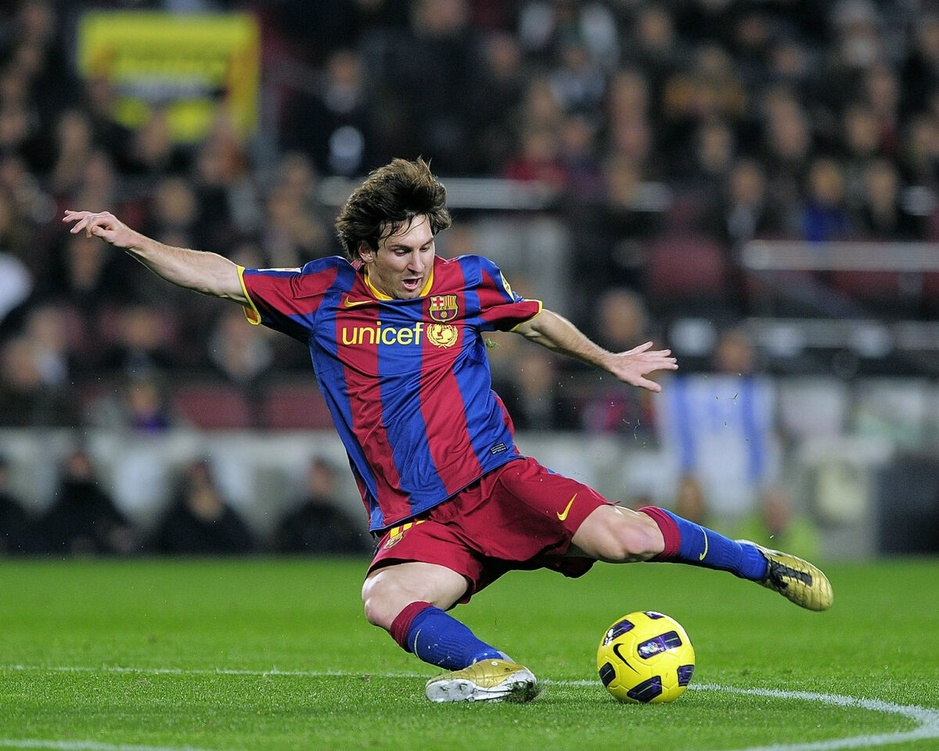
#> input picture OpenCV/3 Image Processing in OpenCV/12 - Template Matching/messi5.jpg, 939 x 751 px, shrunk from 1200 x 960 before the run
$ python template_matching.py
#> lines starting #> are read from the running program, lines starting #| are printed output that depends on the picture
import cv2 as cv
import numpy as np
from matplotlib import pyplot as plt

img = cv.imread('messi5.jpg', cv.IMREAD_GRAYSCALE)
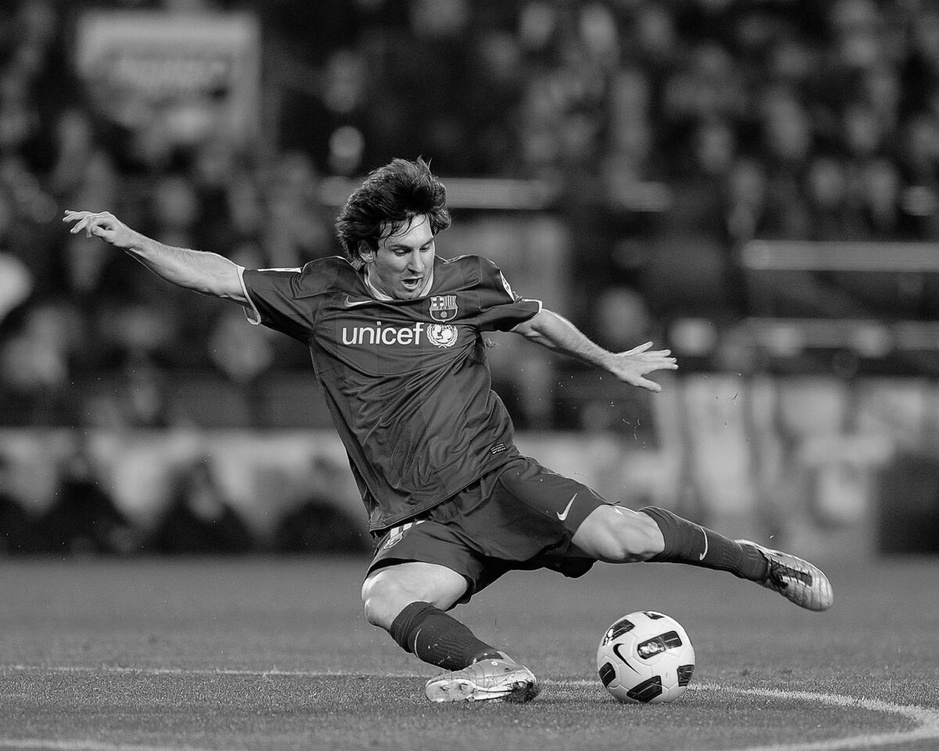
#> img: shape (751, 939); min 0, max 255, mean 84.6
assert img is not None, 'try os.path.exists() for img'
img2 = img.copy()
template = cv.imread('template.jpg', cv.IMREAD_GRAYSCALE)
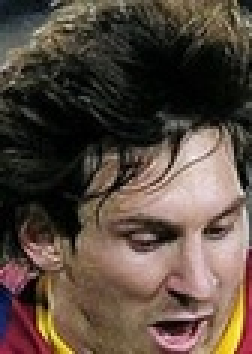
#> input picture OpenCV/3 Image Processing in OpenCV/12 - Template Matching/template.jpg, 84 x 118 px, shrunk from 107 x 151 before the run (shown 3 times larger)
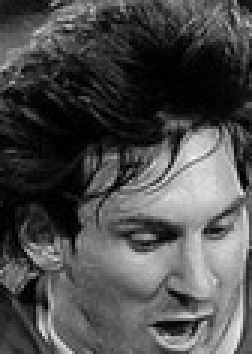
#> template: shape (118, 84) (shown 3 times larger); min 0, max 247, mean 76.6
assert template is not None, 'try os.path.exists() for template'
w,h = template.shape[::-1]
#> w = 84; h = 118

# all the 6 methods for comparrison in a list
methods = ['TM_CCOEFF', 'TM_CCOEFF_NORMED', 'TM_CCORR',
           'TM_CCORR_NORMED', 'TM_SQDIFF', 'TM_SQDIFF_NORMED']

for meth in methods:
    img = img2.copy()
    method = getattr(cv, meth) # change meth to individual method to check each one. tm_ccorr isn't that good
    # apply template matching
    res = cv.matchTemplate(img,template,method)
    min_val, max_val, min_loc, max_loc = cv.minMaxLoc(res)

    # if the method is tm_sqdiff or tm_sqdiff_normed, take minimum
    if method in [cv.TM_SQDIFF, cv.TM_SQDIFF_NORMED]:
        top_left = min_loc
    else:
        top_left = max_loc
    bottom_right = (top_left[0] + w, top_left[1] + h)

    cv.rectangle(img,top_left, bottom_right,255,2)

    plt.subplot(121),plt.imshow(res,cmap = 'gray')
    plt.title('Matching Result'), plt.xticks([]), plt.yticks([])
    plt.subplot(122),plt.imshow(img,cmap = 'gray')
    plt.title('Detected Point'), plt.xticks([]), plt.yticks([])
    plt.suptitle(meth)

    plt.show()
#> this loop made 6 passes
#> (min_val, max_val, min_loc, top_left, bottom_right) on passes 1 to 4: (-21687090, 36119688, (366, 554), (352, 172), (436, 290)), (-0.658, 0.995, (855, 388), (352, 172), (436, 290)), (18278208, 124389504, (392, 40), (596, 563), (680, 681)), (0.427, 0.998, (53, 203), (352, 172), (436, 290))
#> (min_val, max_val, max_loc, top_left, bottom_right) on passes 5 to 6: (332520, 146433504, (616, 613), (352, 172), (436, 290)), (0.00352, 1, (0, 0), (352, 172), (436, 290))
#> pass 1, `res = cv.matchTemplate(img,template,method)`:
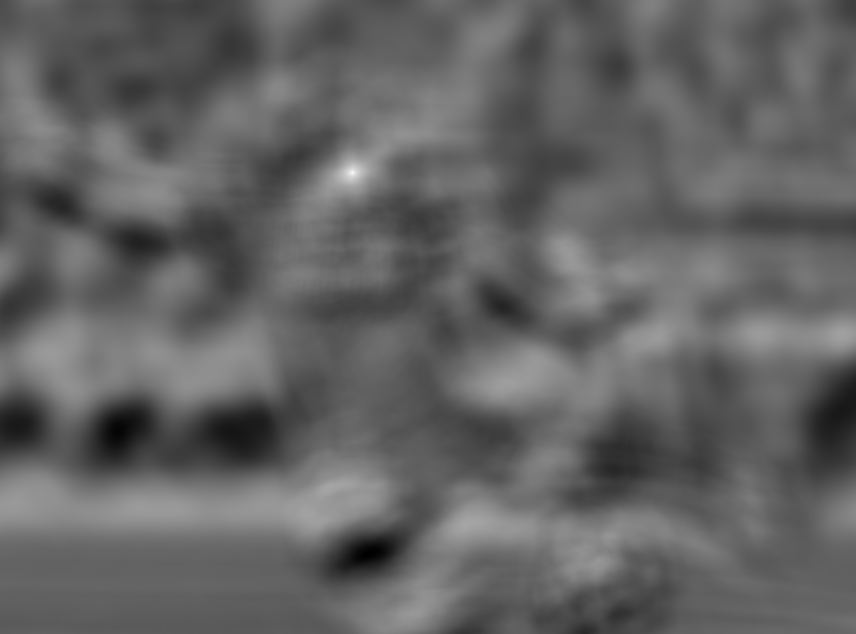
#> res: shape (634, 856) float32; min -21687090, max 36119688, mean 826037; drawn with min black and max white
#> pass 1, `plt.show()`:
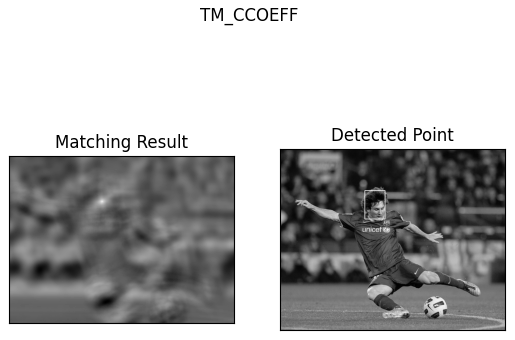
#> figure drawn by matplotlib, 2 panels
#> pass 3, `res = cv.matchTemplate(img,template,method)`:
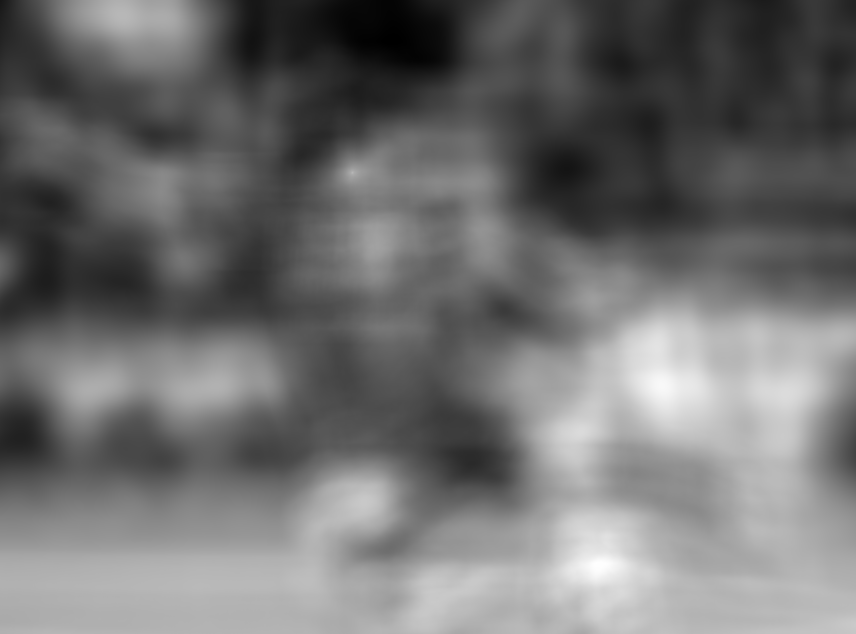
#> res: shape (634, 856) float32; min 18278208, max 124389504, mean 64753024; drawn with min black and max white
#> after the loop:
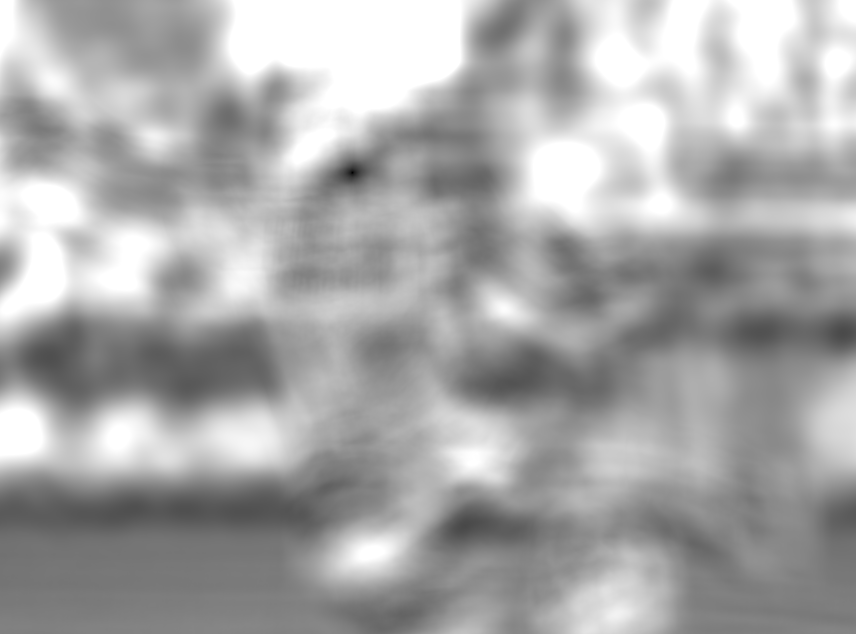
#> res: shape (634, 856) float32; min 0.00352, max 1, mean 0.663
